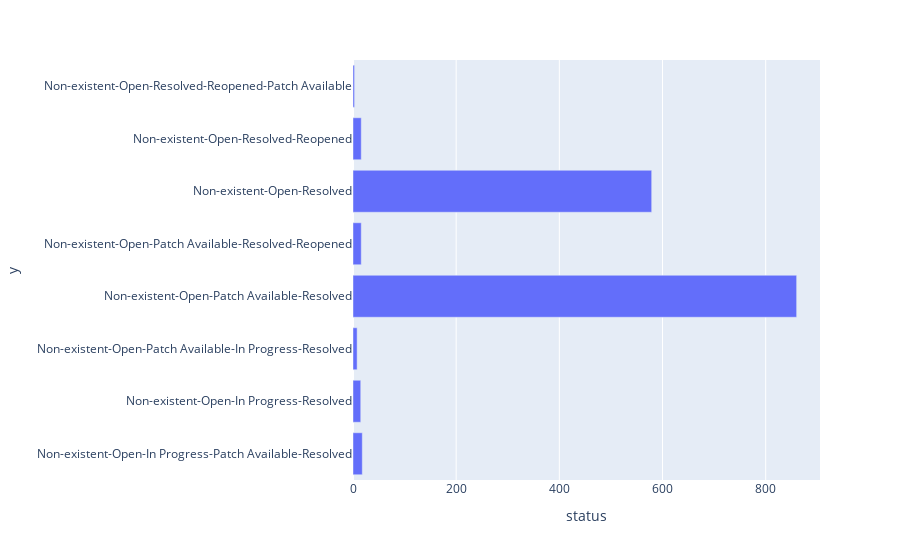

Notebook source saved alongside this figure:
### Markdown cell above
## Steps taken

### Code cell
test = df[['steps_taken', 'status']].groupby('steps_taken').count()
fig = px.bar(test, y = test.index, x = test["status"], orientation='h')
fig.show()

### Figure 1 — Plotly figure (JSON) as saved in the notebook; plotly's stock layout.template omitted (floating-point values rounded to 4 significant figures)
{"data": [{"alignmentgroup": "True", "hovertemplate": "status=%{x}<br>y=%{y}<extra></extra>", "legendgroup": "", "marker": {"color": "#636efa"}, "name": "", "offsetgroup": "", "orientation": "h", "showlegend": false, "textposition": "auto", "type": "bar", "x": [18, 15, 8, 860, 16, 579, 16, 3], "xaxis": "x", "y": ["Non-existent-Open-In Progress-Patch Available-Resolved", "Non-existent-Open-In Progress-Resolved", "Non-existent-Open-Patch Available-In Progress-Resolved", "Non-existent-Open-Patch Available-Resolved", "Non-existent-Open-Patch Available-Resolved-Reopened", "Non-existent-Open-Resolved", "Non-existent-Open-Resolved-Reopened", "Non-existent-Open-Resolved-Reopened-Patch Available"], "yaxis": "y"}], "layout": {"barmode": "relative", "legend": {"tracegroupgap": 0}, "margin": {"t": 60}, "xaxis": {"anchor": "y", "domain": [0, 1], "title": {"text": "status"}}, "yaxis": {"anchor": "x", "domain": [0, 1], "title": {"text": "y"}}}}
